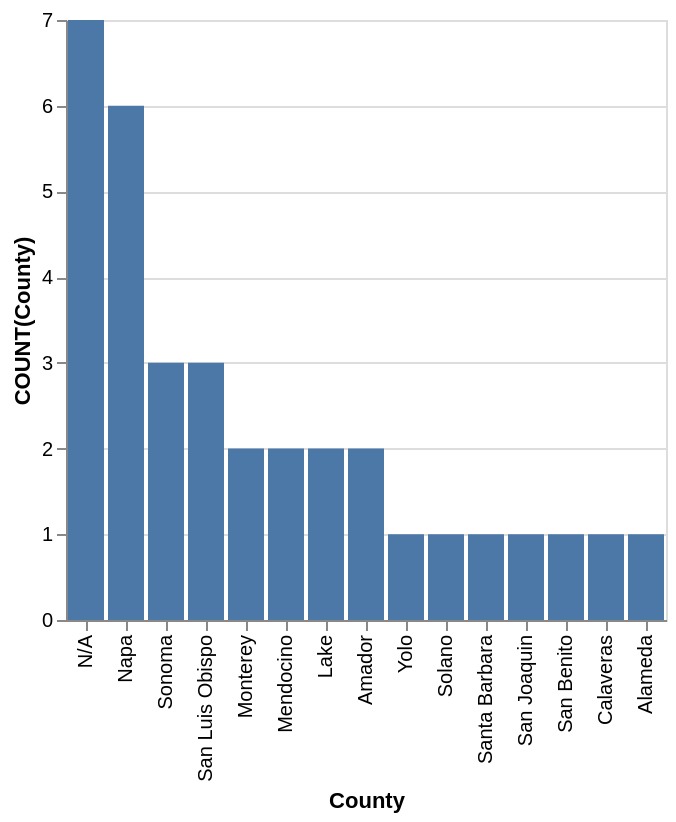

Describe this chart as a Vega-Lite specification.
### Vega-Lite specification from a JSON file in a GitHub repository (floating-point values rounded to 4 significant figures)
{"data": {"values": [{"x_data": "N/A", "y_data": 7}, {"x_data": "Napa", "y_data": 6}, {"x_data": "Sonoma", "y_data": 3}, {"x_data": "San Luis Obispo", "y_data": 3}, {"x_data": "Monterey", "y_data": 2}, {"x_data": "Mendocino", "y_data": 2}, {"x_data": "Lake", "y_data": 2}, {"x_data": "Amador", "y_data": 2}, {"x_data": "Yolo", "y_data": 1}, {"x_data": "Solano", "y_data": 1}, {"x_data": "Santa Barbara", "y_data": 1}, {"x_data": "San Joaquin", "y_data": 1}, {"x_data": "San Benito", "y_data": 1}, {"x_data": "Calaveras", "y_data": 1}, {"x_data": "Alameda", "y_data": 1}]}, "mark": "bar", "encoding": {"x": {"field": "x_data", "type": "nominal", "title": "County", "sort": {"op": "sum", "field": "y_data", "order": "descending"}}, "y": {"field": "y_data", "type": "quantitative", "title": "COUNT(County)"}}}
